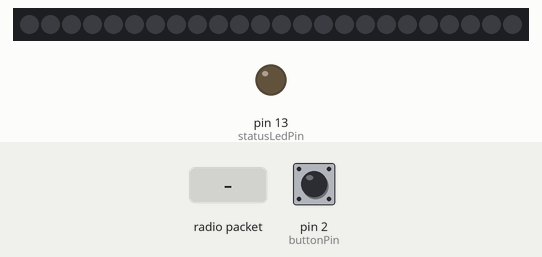
Recording of a sketch running on a simulated Arduino Uno, built with avr-gcc and run on an emulated ATmega328P. Shown: 24 RGB LEDs in strip order, left to right, output pins drawn as LEDs (lit = HIGH). Inputs (shaded band) come from the test bench; at power-on: pin 2 (buttonPin) HIGH. Dim RGB values are drawn brighter than linear; no radio packets arrive unless stated.

Above: at 2.2 s.
2.3 s: pin 2 (buttonPin) pulled LOW for 0.15 s
At 2.76 s:
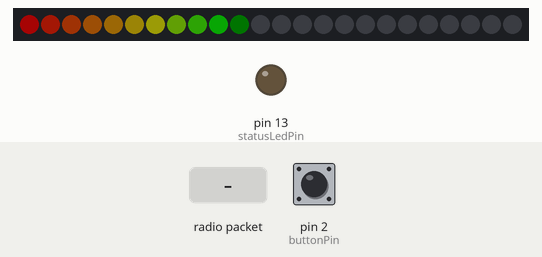
5.3 s: pin 2 (buttonPin) pulled LOW for 1 s
9.0 s: radio packet "1" arrives
At 12.1 s:
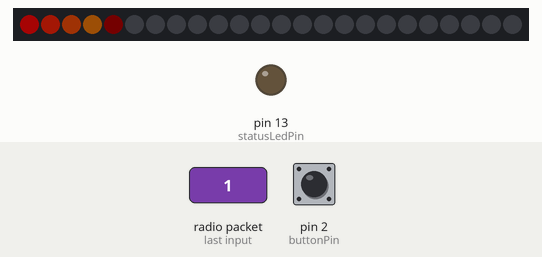
15.0 s: pin 2 (buttonPin) pulled LOW for 0.15 s
18.1 s: pin 2 (buttonPin) pulled LOW for 3.2 s
At 20.81 s:
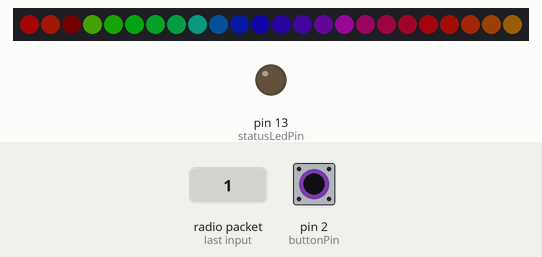
24.3 s: pin 2 (buttonPin) pulled LOW for 0.15 s
At 24.55 s:
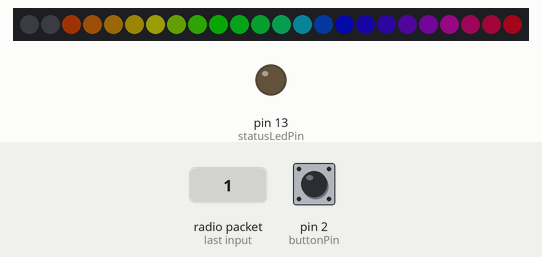

The sketch:

GotMail_receiver.ino
```cpp
/*-----------------------------------------
 "GotMail_receiver.ino"
 ver 21 - 2016-12-14

  GotMail Reciver code
  by
  frykberg
-----------------------------------------*/
#include <VirtualWire.h>
#include "FastLED.h"

const byte numPixelLeds = 24;
const byte statusLedPin = 13;
const byte pixelLedPin =  3;
const byte receivePin =   12;
const byte buttonPin =    2;

CRGB leds[numPixelLeds];
bool mailReceived = false;

void setup() {

  delay(1000);
  FastLED.addLeds<WS2812, pixelLedPin, GRB>(leds, numPixelLeds);
  FastLED.clear();
  vw_set_rx_pin(receivePin);
  vw_setup(2000);
  vw_rx_start();
  pinMode(statusLedPin, OUTPUT);
  pinMode(buttonPin, INPUT_PULLUP);
  attachInterrupt(digitalPinToInterrupt(buttonPin), buttonPress, FALLING);

}

void loop() {

  uint8_t rxBuf[VW_MAX_MESSAGE_LEN];
  uint8_t rxBuflen = VW_MAX_MESSAGE_LEN;

  while (mailReceived == false) {
    if (vw_get_message(rxBuf, &rxBuflen) == true) {
      digitalWrite (statusLedPin, HIGH);
      mailReceived = true;
      digitalWrite (statusLedPin, LOW);
    }
  }

  if (mailReceived == true) {
    for (int i = 0; i < numPixelLeds; i++) {
      leds[i] = CHSV( 10.625 * i, 200, 10);
      FastLED.show();
      leds[i] = CHSV( 10.625 * i, 200, 100);
      delay(30);
    }
    for (int j = 100; j < 255; j++) {
      for (int i = 0; i < numPixelLeds; i++) {
        leds[i] = CHSV( 10.625 * (i - j), 200, j);
      }
      FastLED.show();
      delay(24);
    }
    for (int j = 255; j > 100; j--) {
      for (int i = 0; i < numPixelLeds; i++) {
        leds[i] = CHSV( 10.625 * (i + j), 200, j);
      }
      FastLED.show();
      delay(24);
    }
    while (mailReceived == true) {
      for (int i = 0; i < numPixelLeds; i++) {
        leds[i] = CHSV( 10.625 * i, 200, 10);
        FastLED.show();
        leds[i] = CHSV( 10.625 * i, 200, 100);
        delay(30);
      }
    }
  }
  if (mailReceived == false) {
    for (int i = 0; i < numPixelLeds; i++) {
      leds[i] = CHSV( 10.625 * i, 200, 100);
      FastLED.show();
      leds[i] = CRGB::Black;
      delay(30);
    }
    FastLED.clear();
    FastLED.show();
  }
}

void buttonPress() {
  mailReceived = !mailReceived;
}
```

Measured:
- after the input at 2.3 s, the LEDs: first change at once (image 1 shows a later state)
- after the input at 18.1 s, the LEDs: first differ from a run without the input after 2.6 s (image 3)
- after the input at 24.3 s, the LEDs: change after 0.09 s (image 4)
